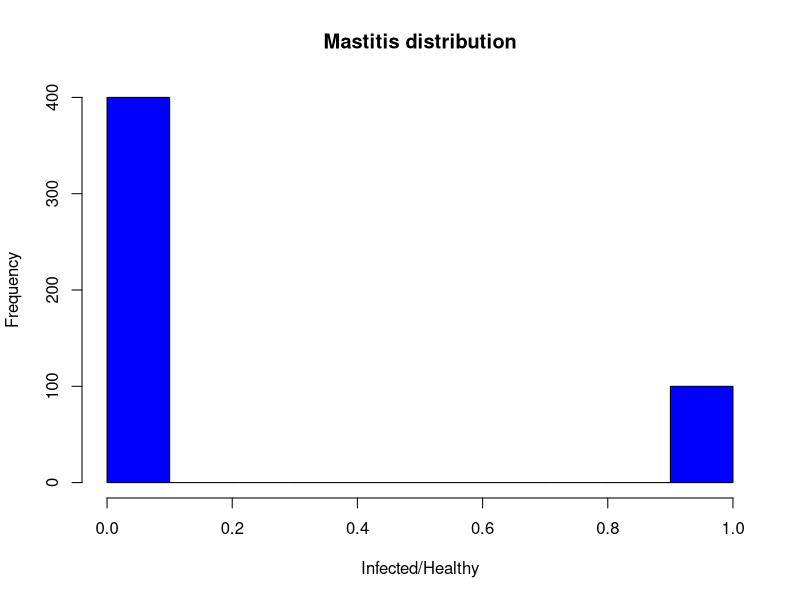
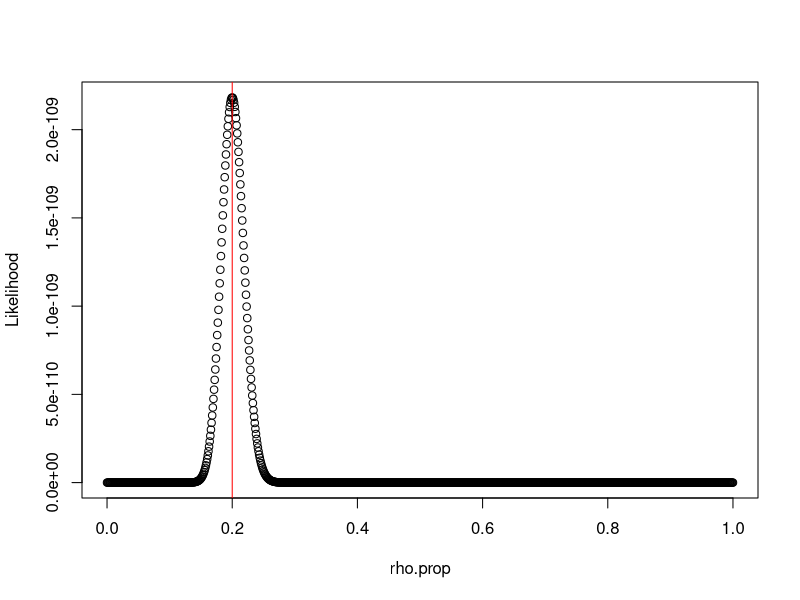
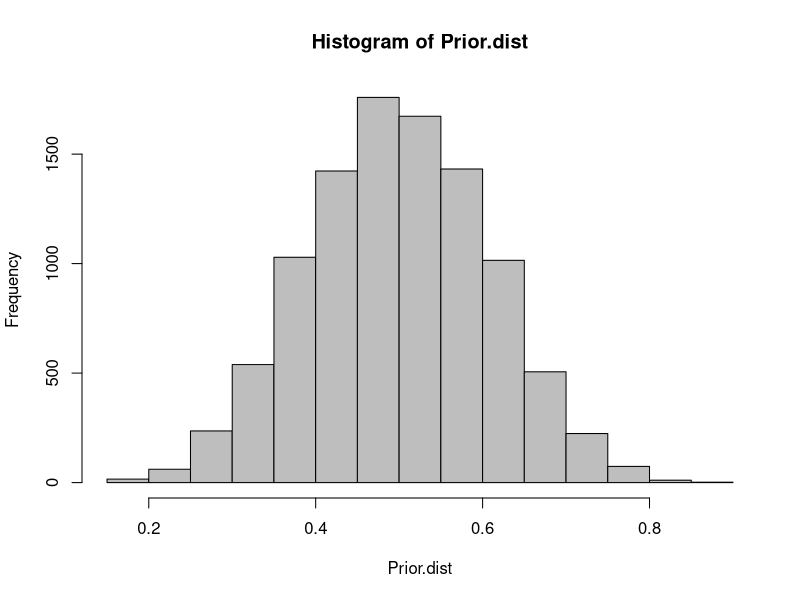
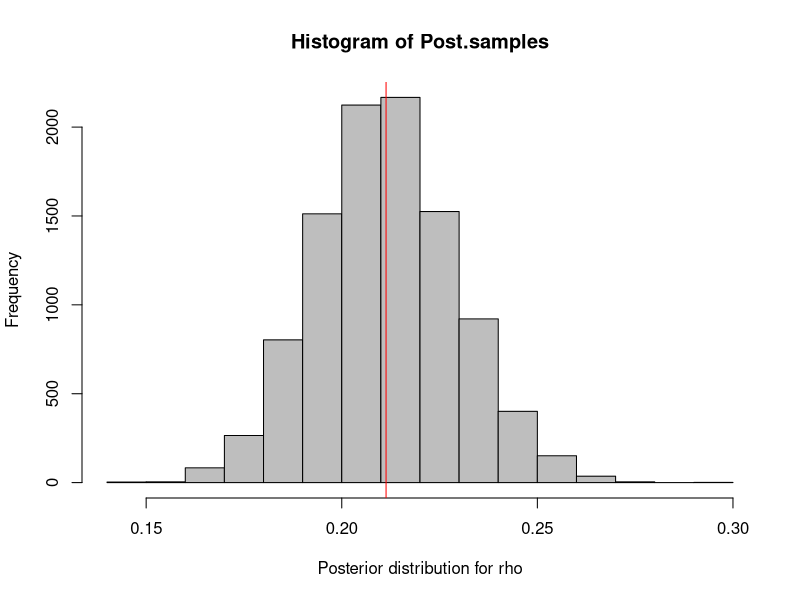
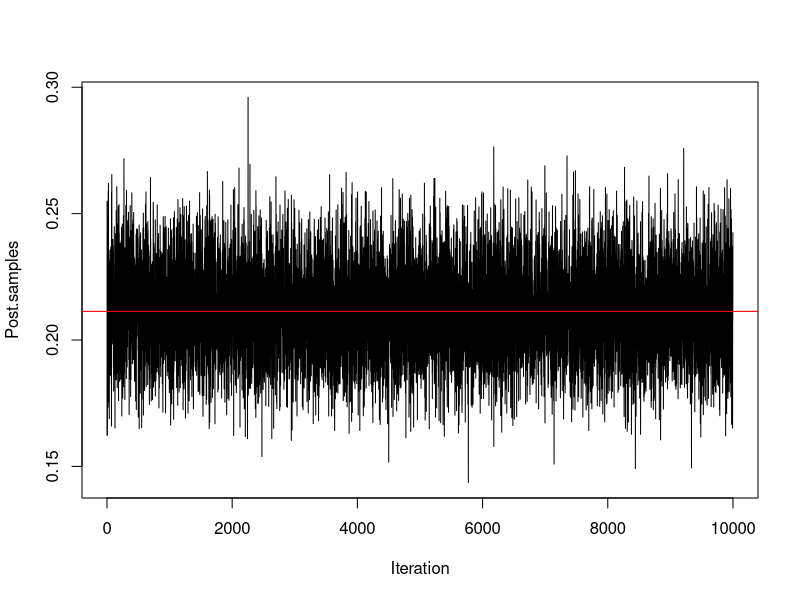
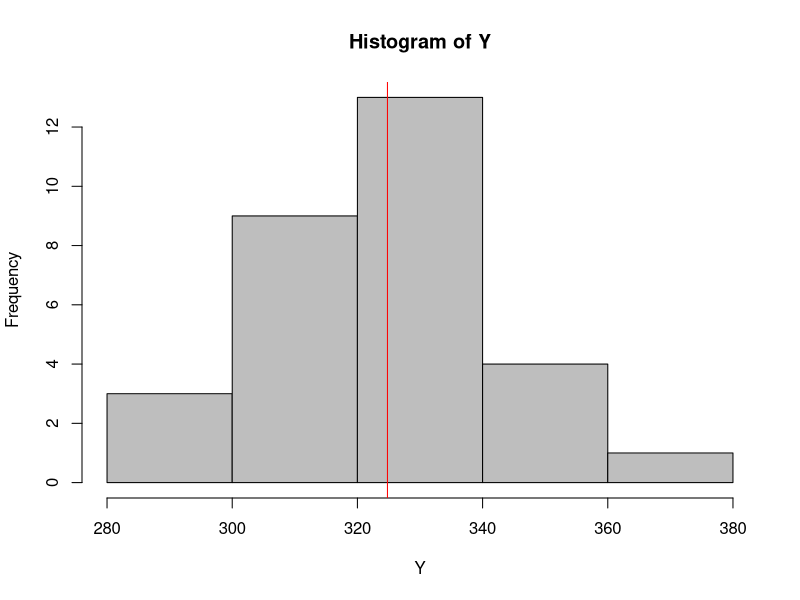
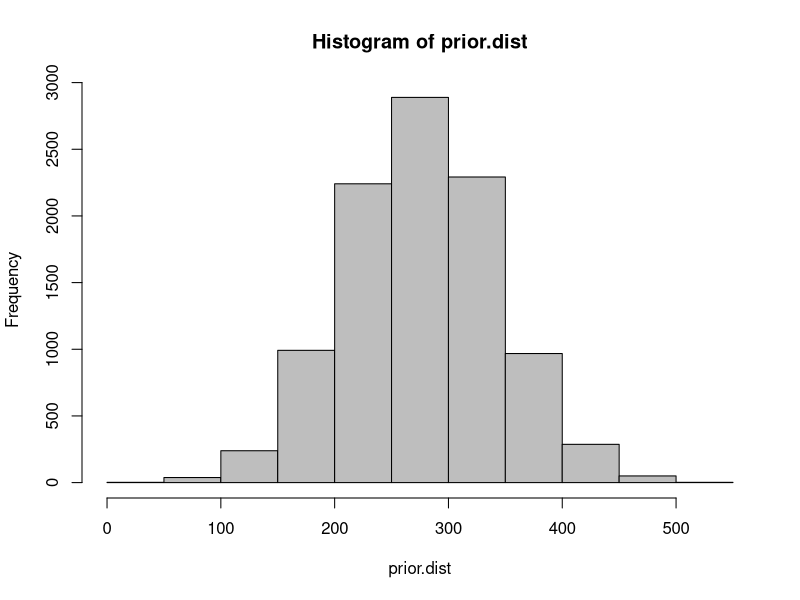
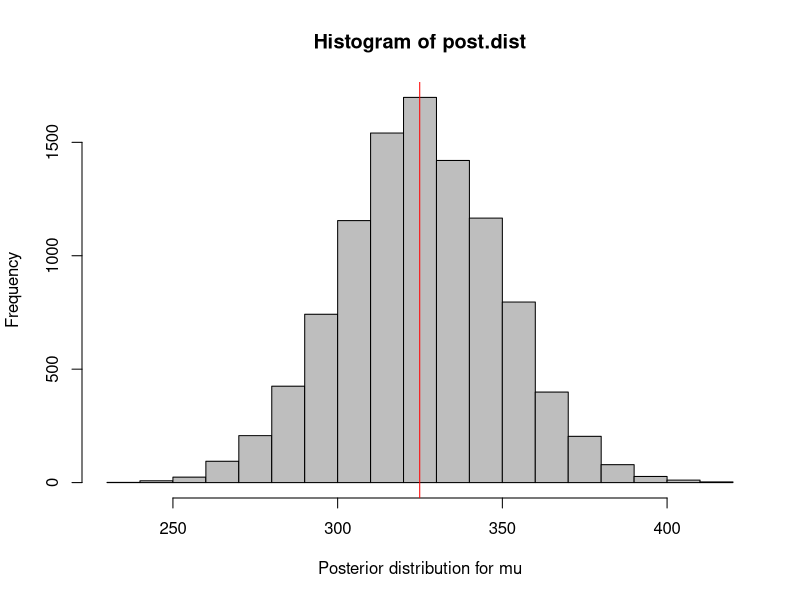

Source code (R) for these figures, in order:
#-----------------------#
#
# Authtor: Napo
#
#-----------------------#

library(TeachingDemos)
set.seed(123)
mCows = rep(1, 100)
hCows = rep(0, 400)
Data = c(mCows, hCows)
Y = sample(Data)
hist(Y, main = "Mastitis distribution", xlab = "Infected/Healthy", col = 'blue')

# Classical inference
# ML approach

BMLE = function(rho, Y, n){
  Bern.likelihood = rho^(sum(Y))*(1 - rho)^(n - sum(Y))
}

rho.prop = seq(0, 1, by = 0.001)
lh = apply(matrix(rho.prop), 1, BMLE, Y, length(Y))
D = data.frame(cbind(rho.prop, lh))
D = D[order(D$lh),]

plot(rho.prop, lh, ylab = "Likelihood", type = 'b')
abline(v = tail(D$rho.prop, n = 1), col = 'red')
mean(Y)


# Bayesian inference
a = 10
b = 10
n = length(Y)
Prior.dist = rbeta(10000, a, b)
hist(Prior.dist, col = "gray")
aStar = sum(Y) + a
bStar = n - sum(Y) + b


Post.samples = rbeta(10000, aStar, bStar)
mean(Post.samples)
hist(Post.samples, col = 'grey', xlab = 'Posterior distribution for rho'); abline(v = mean(Post.samples), col = 'red')
plot.ts(Post.samples, xlab = 'Iteration'); abline(h = mean(Post.samples), col = 'red')

#Credible interval 95%
lwr = qbeta(0.025, aStar, bStar); lwr
upr = qbeta(0.975, aStar, bStar); upr

#HPD
hpd(qbeta, shape1 = aStar , shape2 = bStar, .95, tol = 0.0001)


#----------------------------------------#
# Normal Example on Rat weight at day 36 #
#----------------------------------------#
Y = c(320, 354, 328, 297, 323, 331, 305, 338, 376, 296, 
      352, 314, 325, 358, 312, 324, 316, 317, 336, 321, 
      334, 302, 302, 323, 331, 345, 333, 316, 291, 324)
n = length(Y)
hist(Y, col = 'gray'); abline(v = mean(Y), col  = 'red')
sum(Y)
mean(Y)
v = round(sd(Y), 1); v

w = 0.015
m = 275
prior.dist = rnorm(10000, m, 1/w)
hist(prior.dist, col = 'gray')

mStar = (v*sum(Y) + w*m)/(n*v + w)
vStar = n*v + w
post.dist = rnorm(10000, mStar, sqrt(vStar))
mean(post.dist)
hist(post.dist, col = 'gray', xlab = 'Posterior distribution for mu'); abline(v = mean(post.dist), col = 'red')
plot.ts(post.dist, xlab = 'Iteration'); abline(h = mean(post.dist), col = 'red')

# Credible intervals
lwr = qnorm(0.025, mStar, sqrt(vStar)); lwr
upr = qnorm(0.975, mStar, sqrt(vStar)); upr

# HPD regions
emp.hpd(post.dist, conf = 0.95)
